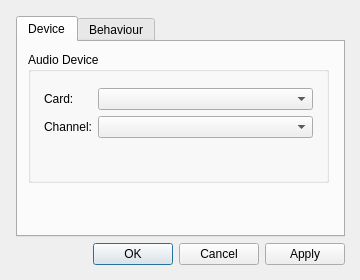
<?xml version="1.0" encoding="UTF-8"?>
<ui version="4.0">
 <class>PrefsDialog</class>
 <widget class="QDialog" name="PrefsDialog">
  <property name="geometry">
   <rect>
    <x>0</x>
    <y>0</y>
    <width>360</width>
    <height>280</height>
   </rect>
  </property>
  <property name="minimumSize">
   <size>
    <width>340</width>
    <height>280</height>
   </size>
  </property>
  <property name="windowTitle">
   <string>Preferences</string>
  </property>
  <property name="windowIcon">
   <iconset theme="preferences-system">
    <normaloff>.</normaloff>.</iconset>
  </property>
  <widget class="QWidget" name="verticalLayoutWidget">
   <property name="geometry">
    <rect>
     <x>10</x>
     <y>10</y>
     <width>341</width>
     <height>261</height>
    </rect>
   </property>
   <layout class="QVBoxLayout" name="layout">
    <property name="sizeConstraint">
     <enum>QLayout::SetNoConstraint</enum>
    </property>
    <property name="leftMargin">
     <number>6</number>
    </property>
    <property name="topMargin">
     <number>6</number>
    </property>
    <property name="rightMargin">
     <number>6</number>
    </property>
    <property name="bottomMargin">
     <number>6</number>
    </property>
    <item>
     <widget class="QTabWidget" name="tbwPrefs">
      <property name="currentIndex">
       <number>0</number>
      </property>
      <widget class="QWidget" name="tabDevice">
       <attribute name="title">
        <string>Device</string>
       </attribute>
       <widget class="QWidget" name="verticalLayoutWidget_4">
        <property name="geometry">
         <rect>
          <x>10</x>
          <y>10</y>
          <width>301</width>
          <height>171</height>
         </rect>
        </property>
        <layout class="QVBoxLayout" name="layDevice">
         <item>
          <widget class="QGroupBox" name="grpAudioDev">
           <property name="title">
            <string>Audio Device</string>
           </property>
           <widget class="QWidget" name="formLayoutWidget_2">
            <property name="geometry">
             <rect>
              <x>10</x>
              <y>30</y>
              <width>281</width>
              <height>71</height>
             </rect>
            </property>
            <layout class="QFormLayout" name="layAudioDev">
             <property name="sizeConstraint">
              <enum>QLayout::SetNoConstraint</enum>
             </property>
             <property name="leftMargin">
              <number>6</number>
             </property>
             <property name="topMargin">
              <number>6</number>
             </property>
             <property name="rightMargin">
              <number>6</number>
             </property>
             <property name="bottomMargin">
              <number>6</number>
             </property>
             <item row="0" column="0">
              <widget class="QLabel" name="lblCard">
               <property name="text">
                <string>Card:</string>
               </property>
              </widget>
             </item>
             <item row="1" column="0">
              <widget class="QLabel" name="lblChannel">
               <property name="text">
                <string>Channel:</string>
               </property>
              </widget>
             </item>
             <item row="0" column="1">
              <widget class="QComboBox" name="cbxCard"/>
             </item>
             <item row="1" column="1">
              <widget class="QComboBox" name="cbxChannel"/>
             </item>
            </layout>
           </widget>
          </widget>
         </item>
         <item>
          <spacer name="vspDevice">
           <property name="orientation">
            <enum>Qt::Vertical</enum>
           </property>
           <property name="sizeType">
            <enum>QSizePolicy::Preferred</enum>
           </property>
           <property name="sizeHint" stdset="0">
            <size>
             <width>20</width>
             <height>40</height>
            </size>
           </property>
          </spacer>
         </item>
        </layout>
       </widget>
      </widget>
      <widget class="QWidget" name="tabBehaviour">
       <attribute name="title">
        <string>Behaviour</string>
       </attribute>
       <widget class="QWidget" name="verticalLayoutWidget_2">
        <property name="geometry">
         <rect>
          <x>10</x>
          <y>10</y>
          <width>301</width>
          <height>171</height>
         </rect>
        </property>
        <layout class="QVBoxLayout" name="layBehaviour">
         <item>
          <widget class="QGroupBox" name="grpCmdMix">
           <property name="sizePolicy">
            <sizepolicy hsizetype="Preferred" vsizetype="Expanding">
             <horstretch>0</horstretch>
             <verstretch>0</verstretch>
            </sizepolicy>
           </property>
           <property name="title">
            <string>Volume Control Command</string>
           </property>
           <widget class="QWidget" name="verticalLayoutWidget_3">
            <property name="geometry">
             <rect>
              <x>10</x>
              <y>30</y>
              <width>281</width>
              <height>41</height>
             </rect>
            </property>
            <layout class="QVBoxLayout" name="layCmdMix">
             <property name="sizeConstraint">
              <enum>QLayout::SetNoConstraint</enum>
             </property>
             <property name="leftMargin">
              <number>6</number>
             </property>
             <property name="topMargin">
              <number>6</number>
             </property>
             <property name="rightMargin">
              <number>6</number>
             </property>
             <property name="bottomMargin">
              <number>6</number>
             </property>
             <item>
              <widget class="QLineEdit" name="lneCmdMix"/>
             </item>
            </layout>
           </widget>
          </widget>
         </item>
         <item>
          <widget class="QGroupBox" name="grpScroll">
           <property name="sizePolicy">
            <sizepolicy hsizetype="Preferred" vsizetype="Expanding">
             <horstretch>0</horstretch>
             <verstretch>0</verstretch>
            </sizepolicy>
           </property>
           <property name="title">
            <string>Volume Scrolling</string>
           </property>
           <widget class="QWidget" name="formLayoutWidget">
            <property name="geometry">
             <rect>
              <x>10</x>
              <y>30</y>
              <width>281</width>
              <height>61</height>
             </rect>
            </property>
            <layout class="QFormLayout" name="layScroll">
             <property name="sizeConstraint">
              <enum>QLayout::SetNoConstraint</enum>
             </property>
             <property name="leftMargin">
              <number>6</number>
             </property>
             <property name="topMargin">
              <number>6</number>
             </property>
             <property name="rightMargin">
              <number>6</number>
             </property>
             <property name="bottomMargin">
              <number>6</number>
             </property>
             <item row="0" column="0">
              <widget class="QLabel" name="lblStep">
               <property name="sizePolicy">
                <sizepolicy hsizetype="Expanding" vsizetype="Expanding">
                 <horstretch>0</horstretch>
                 <verstretch>0</verstretch>
                </sizepolicy>
               </property>
               <property name="text">
                <string>Scroll Step:</string>
               </property>
              </widget>
             </item>
             <item row="1" column="0">
              <widget class="QLabel" name="lblStepFine">
               <property name="sizePolicy">
                <sizepolicy hsizetype="Expanding" vsizetype="Expanding">
                 <horstretch>0</horstretch>
                 <verstretch>0</verstretch>
                </sizepolicy>
               </property>
               <property name="text">
                <string>Fine Scroll Step:</string>
               </property>
              </widget>
             </item>
             <item row="0" column="1">
              <widget class="QSpinBox" name="sbxStep">
               <property name="sizePolicy">
                <sizepolicy hsizetype="Minimum" vsizetype="Expanding">
                 <horstretch>0</horstretch>
                 <verstretch>0</verstretch>
                </sizepolicy>
               </property>
              </widget>
             </item>
             <item row="1" column="1">
              <widget class="QSpinBox" name="sbxStepFine">
               <property name="sizePolicy">
                <sizepolicy hsizetype="Minimum" vsizetype="Expanding">
                 <horstretch>0</horstretch>
                 <verstretch>0</verstretch>
                </sizepolicy>
               </property>
              </widget>
             </item>
            </layout>
           </widget>
          </widget>
         </item>
         <item>
          <spacer name="vspBehavior">
           <property name="orientation">
            <enum>Qt::Vertical</enum>
           </property>
           <property name="sizeHint" stdset="0">
            <size>
             <width>20</width>
             <height>40</height>
            </size>
           </property>
          </spacer>
         </item>
        </layout>
       </widget>
      </widget>
     </widget>
    </item>
    <item>
     <widget class="QDialogButtonBox" name="buttonBox">
      <property name="orientation">
       <enum>Qt::Horizontal</enum>
      </property>
      <property name="standardButtons">
       <set>QDialogButtonBox::Apply|QDialogButtonBox::Cancel|QDialogButtonBox::Ok</set>
      </property>
     </widget>
    </item>
   </layout>
  </widget>
 </widget>
 <resources/>
 <connections>
  <connection>
   <sender>buttonBox</sender>
   <signal>accepted()</signal>
   <receiver>PrefsDialog</receiver>
   <slot>accept()</slot>
   <hints>
    <hint type="sourcelabel">
     <x>248</x>
     <y>254</y>
    </hint>
    <hint type="destinationlabel">
     <x>157</x>
     <y>274</y>
    </hint>
   </hints>
  </connection>
  <connection>
   <sender>buttonBox</sender>
   <signal>rejected()</signal>
   <receiver>PrefsDialog</receiver>
   <slot>reject()</slot>
   <hints>
    <hint type="sourcelabel">
     <x>316</x>
     <y>260</y>
    </hint>
    <hint type="destinationlabel">
     <x>286</x>
     <y>274</y>
    </hint>
   </hints>
  </connection>
 </connections>
</ui>
